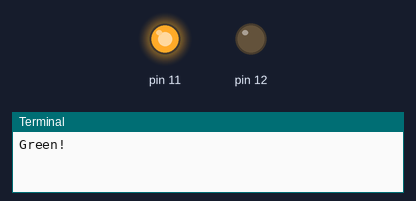
Bench run of a program on a simulated Raspberry Pi (header pin numbers). Shown: output pins drawn as LEDs (lit = HIGH), the last lines printed to the terminal.

Above: at 1.0 s.
At 3.0 s:
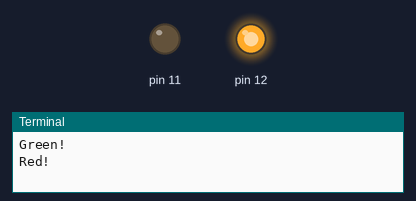
Timing chart, 0 to 5.2 s (numbered marks = the images above):
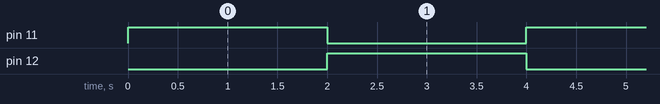

The program:

two_led_blink.py
```python
import RPi.GPIO as GPIO
import time

GPIO.setmode(GPIO.BOARD)
GPIO.setup(11, GPIO.OUT)
GPIO.setup(12, GPIO.OUT)

while True:
    GPIO.output(11, True)
    GPIO.output(12, False)
    print "Green!"
    time.sleep(2)
    GPIO.output(11, False)
    GPIO.output(12, True)
    print "Red!"
    time.sleep(2)
```

Measured:
- by itself, pin 11, pin 12: alternates HIGH for 2.0 s and LOW for 2.0 s
